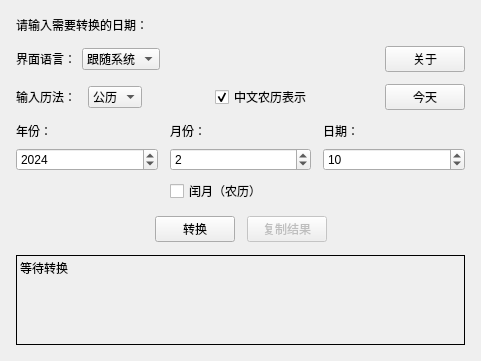
<?xml version="1.0" encoding="UTF-8"?>
<ui version="4.0">
 <class>LsConvWindow</class>
 <widget class="QWidget" name="LsConvWindow">
  <property name="geometry">
   <rect>
    <x>0</x>
    <y>0</y>
    <width>481</width>
    <height>361</height>
   </rect>
  </property>
  <property name="windowTitle">
   <string>公农历转换</string>
  </property>
  <property name="windowIcon">
   <iconset resource="resources.qrc">
    <normaloff>:/icons/calendar.svg</normaloff>:/icons/calendar.svg</iconset>
  </property>
  <layout class="QVBoxLayout" name="verticalLayout" stretch="0,0,0,0,0,1">
   <property name="spacing">
    <number>12</number>
   </property>
   <property name="leftMargin">
    <number>16</number>
   </property>
   <property name="topMargin">
    <number>16</number>
   </property>
   <property name="rightMargin">
    <number>16</number>
   </property>
   <property name="bottomMargin">
    <number>16</number>
   </property>
   <item>
    <widget class="QLabel" name="ttlLabel">
     <property name="sizePolicy">
      <sizepolicy hsizetype="Preferred" vsizetype="Fixed">
       <horstretch>0</horstretch>
       <verstretch>0</verstretch>
      </sizepolicy>
     </property>
     <property name="text">
      <string>请输入需要转换的日期：</string>
     </property>
    </widget>
   </item>
   <item>
    <widget class="QWidget" name="langRow" native="true">
     <property name="sizePolicy">
      <sizepolicy hsizetype="Preferred" vsizetype="Fixed">
       <horstretch>0</horstretch>
       <verstretch>0</verstretch>
      </sizepolicy>
     </property>
     <layout class="QHBoxLayout" name="horizontalLayout_3">
      <property name="leftMargin">
       <number>0</number>
      </property>
      <property name="topMargin">
       <number>0</number>
      </property>
      <property name="rightMargin">
       <number>0</number>
      </property>
      <property name="bottomMargin">
       <number>0</number>
      </property>
      <item>
       <widget class="QLabel" name="langLabel">
        <property name="text">
         <string>界面语言：</string>
        </property>
       </widget>
      </item>
      <item>
       <widget class="QComboBox" name="langCombo">
        <property name="sizePolicy">
         <sizepolicy hsizetype="Fixed" vsizetype="Fixed">
          <horstretch>0</horstretch>
          <verstretch>0</verstretch>
         </sizepolicy>
        </property>
        <property name="currentIndex">
         <number>2</number>
        </property>
        <property name="sizeAdjustPolicy">
         <enum>QComboBox::SizeAdjustPolicy::AdjustToContents</enum>
        </property>
        <item>
         <property name="text">
          <string>简体中文</string>
         </property>
        </item>
        <item>
         <property name="text">
          <string>English</string>
         </property>
        </item>
        <item>
         <property name="text">
          <string>跟随系统</string>
         </property>
        </item>
       </widget>
      </item>
      <item>
       <spacer name="horizontalSpacer_5">
        <property name="orientation">
         <enum>Qt::Orientation::Horizontal</enum>
        </property>
        <property name="sizeHint" stdset="0">
         <size>
          <width>40</width>
          <height>20</height>
         </size>
        </property>
       </spacer>
      </item>
      <item>
       <widget class="QPushButton" name="aboutButton">
        <property name="sizePolicy">
         <sizepolicy hsizetype="Fixed" vsizetype="Fixed">
          <horstretch>0</horstretch>
          <verstretch>0</verstretch>
         </sizepolicy>
        </property>
        <property name="text">
         <string>关于</string>
        </property>
       </widget>
      </item>
     </layout>
    </widget>
   </item>
   <item>
    <layout class="QHBoxLayout" name="horizontalLayout">
     <item>
      <widget class="QLabel" name="calLabel">
       <property name="text">
        <string>输入历法：</string>
       </property>
      </widget>
     </item>
     <item>
      <widget class="QComboBox" name="calCombo">
       <property name="sizePolicy">
        <sizepolicy hsizetype="Fixed" vsizetype="Fixed">
         <horstretch>0</horstretch>
         <verstretch>0</verstretch>
        </sizepolicy>
       </property>
       <item>
        <property name="text">
         <string>公历</string>
        </property>
       </item>
       <item>
        <property name="text">
         <string>农历</string>
        </property>
       </item>
      </widget>
     </item>
     <item>
      <spacer name="horizontalSpacer_4">
       <property name="orientation">
        <enum>Qt::Orientation::Horizontal</enum>
       </property>
       <property name="sizeType">
        <enum>QSizePolicy::Policy::Expanding</enum>
       </property>
       <property name="sizeHint" stdset="0">
        <size>
         <width>40</width>
         <height>20</height>
        </size>
       </property>
      </spacer>
     </item>
     <item>
      <widget class="QCheckBox" name="chineseCheck">
       <property name="sizePolicy">
        <sizepolicy hsizetype="Fixed" vsizetype="Fixed">
         <horstretch>0</horstretch>
         <verstretch>0</verstretch>
        </sizepolicy>
       </property>
       <property name="text">
        <string>中文农历表示</string>
       </property>
       <property name="checked">
        <bool>true</bool>
       </property>
      </widget>
     </item>
     <item>
      <spacer name="horizontalSpacer">
       <property name="orientation">
        <enum>Qt::Orientation::Horizontal</enum>
       </property>
       <property name="sizeType">
        <enum>QSizePolicy::Policy::Expanding</enum>
       </property>
       <property name="sizeHint" stdset="0">
        <size>
         <width>40</width>
         <height>20</height>
        </size>
       </property>
      </spacer>
     </item>
     <item>
      <widget class="QPushButton" name="todayButton">
       <property name="sizePolicy">
        <sizepolicy hsizetype="Fixed" vsizetype="Fixed">
         <horstretch>0</horstretch>
         <verstretch>0</verstretch>
        </sizepolicy>
       </property>
       <property name="text">
        <string>今天</string>
       </property>
      </widget>
     </item>
    </layout>
   </item>
   <item>
    <layout class="QGridLayout" name="gridLayout">
     <property name="horizontalSpacing">
      <number>12</number>
     </property>
     <property name="verticalSpacing">
      <number>8</number>
     </property>
     <item row="0" column="0">
      <widget class="QLabel" name="yearLabel">
       <property name="sizePolicy">
        <sizepolicy hsizetype="Preferred" vsizetype="Fixed">
         <horstretch>0</horstretch>
         <verstretch>0</verstretch>
        </sizepolicy>
       </property>
       <property name="text">
        <string>年份：</string>
       </property>
      </widget>
     </item>
     <item row="0" column="1">
      <widget class="QLabel" name="monthLabel">
       <property name="sizePolicy">
        <sizepolicy hsizetype="Preferred" vsizetype="Fixed">
         <horstretch>0</horstretch>
         <verstretch>0</verstretch>
        </sizepolicy>
       </property>
       <property name="text">
        <string>月份：</string>
       </property>
      </widget>
     </item>
     <item row="0" column="2">
      <widget class="QLabel" name="dayLabel">
       <property name="sizePolicy">
        <sizepolicy hsizetype="Preferred" vsizetype="Fixed">
         <horstretch>0</horstretch>
         <verstretch>0</verstretch>
        </sizepolicy>
       </property>
       <property name="text">
        <string>日期：</string>
       </property>
      </widget>
     </item>
     <item row="1" column="0">
      <widget class="QSpinBox" name="yearSpin">
       <property name="minimum">
        <number>1</number>
       </property>
       <property name="maximum">
        <number>9999</number>
       </property>
       <property name="value">
        <number>2024</number>
       </property>
      </widget>
     </item>
     <item row="1" column="1">
      <widget class="QSpinBox" name="monthSpin">
       <property name="minimum">
        <number>1</number>
       </property>
       <property name="maximum">
        <number>12</number>
       </property>
       <property name="value">
        <number>2</number>
       </property>
      </widget>
     </item>
     <item row="1" column="2">
      <widget class="QSpinBox" name="daySpin">
       <property name="minimum">
        <number>1</number>
       </property>
       <property name="maximum">
        <number>31</number>
       </property>
       <property name="value">
        <number>10</number>
       </property>
      </widget>
     </item>
     <item row="2" column="1">
      <widget class="QCheckBox" name="leapCheck">
       <property name="text">
        <string>闰月（农历）</string>
       </property>
       <property name="checked">
        <bool>false</bool>
       </property>
      </widget>
     </item>
    </layout>
   </item>
   <item>
    <layout class="QHBoxLayout" name="horizontalLayout_2" stretch="1,0,0,1">
     <item>
      <spacer name="horizontalSpacer_3">
       <property name="orientation">
        <enum>Qt::Orientation::Horizontal</enum>
       </property>
       <property name="sizeHint" stdset="0">
        <size>
         <width>148</width>
         <height>28</height>
        </size>
       </property>
      </spacer>
     </item>
     <item>
      <widget class="QPushButton" name="convButton">
       <property name="sizePolicy">
        <sizepolicy hsizetype="Fixed" vsizetype="Fixed">
         <horstretch>0</horstretch>
         <verstretch>0</verstretch>
        </sizepolicy>
       </property>
       <property name="text">
        <string>转换</string>
       </property>
       <property name="icon">
        <iconset resource="resources.qrc">
         <normaloff>:/icons/convert.svg</normaloff>:/icons/convert.svg</iconset>
       </property>
      </widget>
     </item>
     <item>
      <widget class="QPushButton" name="copyButton">
       <property name="enabled">
        <bool>false</bool>
       </property>
       <property name="sizePolicy">
        <sizepolicy hsizetype="Fixed" vsizetype="Fixed">
         <horstretch>0</horstretch>
         <verstretch>0</verstretch>
        </sizepolicy>
       </property>
       <property name="text">
        <string>复制结果</string>
       </property>
      </widget>
     </item>
     <item>
      <spacer name="horizontalSpacer_2">
       <property name="orientation">
        <enum>Qt::Orientation::Horizontal</enum>
       </property>
       <property name="sizeHint" stdset="0">
        <size>
         <width>148</width>
         <height>28</height>
        </size>
       </property>
      </spacer>
     </item>
    </layout>
   </item>
   <item>
    <widget class="QLabel" name="resultLabel">
     <property name="sizePolicy">
      <sizepolicy hsizetype="Preferred" vsizetype="Expanding">
       <horstretch>0</horstretch>
       <verstretch>0</verstretch>
      </sizepolicy>
     </property>
     <property name="frameShape">
      <enum>QFrame::Shape::Box</enum>
     </property>
     <property name="text">
      <string>等待转换</string>
     </property>
     <property name="alignment">
      <set>Qt::AlignmentFlag::AlignLeading|Qt::AlignmentFlag::AlignLeft|Qt::AlignmentFlag::AlignTop</set>
     </property>
     <property name="wordWrap">
      <bool>true</bool>
     </property>
     <property name="margin">
      <number>10</number>
     </property>
     <property name="textInteractionFlags">
      <set>Qt::TextInteractionFlag::LinksAccessibleByMouse|Qt::TextInteractionFlag::TextSelectableByMouse</set>
     </property>
    </widget>
   </item>
  </layout>
 </widget>
 <tabstops>
  <tabstop>langCombo</tabstop>
  <tabstop>calCombo</tabstop>
  <tabstop>yearSpin</tabstop>
  <tabstop>monthSpin</tabstop>
  <tabstop>daySpin</tabstop>
  <tabstop>leapCheck</tabstop>
  <tabstop>chineseCheck</tabstop>
  <tabstop>todayButton</tabstop>
  <tabstop>convButton</tabstop>
  <tabstop>copyButton</tabstop>
 </tabstops>
 <resources>
  <include location="resources.qrc"/>
 </resources>
 <connections/>
</ui>
